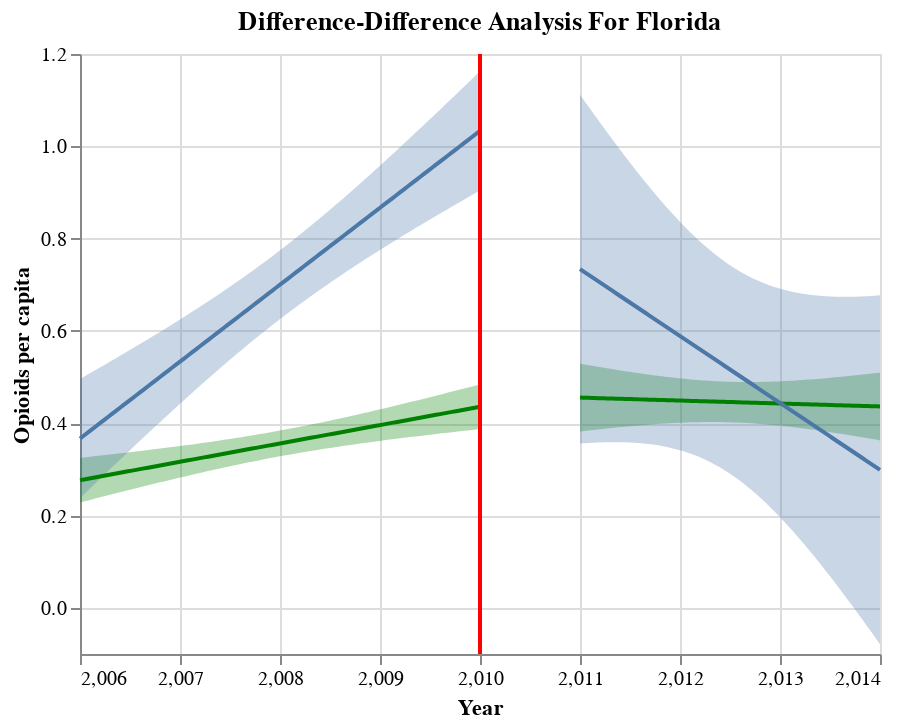

This figure's notebook cell:
### Markdown cell above
> diff-diff opioids

### Code cell
xvar= "TRANSACTION_YEAR"
yvar="opioid_shipment_population_ratio"
analysis = "Difference-Difference Analysis For Florida"
target = "Opioids per capita"
chart = diff_diff(FL, yvar, xvar, 2010, analysis, target)
chart
